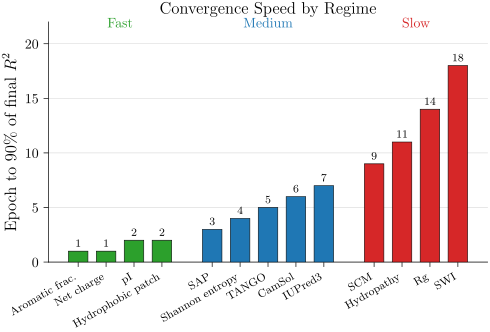

The script that drew this image:
# P05_v2: same data as v1, but a grouped-bar arrangement by regime
# Differs from v1: groups by fast/medium/slow rather than sorting numerically
# Visualizes: F1 additional observation
# DATA: inline from content_masterarbeit.md
import sys
from pathlib import Path
sys.path.insert(0, str(Path(__file__).parent.parent))
from plot_utils import figsize
import matplotlib.pyplot as plt
import numpy as np

data = {
    "fast": [("Aromatic frac.", 1), ("Net charge", 1), ("pI", 2), ("Hydrophobic patch", 2)],
    "medium": [("SAP", 3), ("Shannon entropy", 4), ("TANGO", 5), ("CamSol", 6), ("IUPred3", 7)],
    "slow": [("SCM", 9), ("Hydropathy", 11), ("Rg", 14), ("SWI", 18)],
}
COLORS = {"fast": "#2ca02c", "medium": "#1f77b4", "slow": "#d62728"}

fig, ax = plt.subplots(figsize=figsize(0.9, ratio=0.55))
x_off = 0
xticks = []
labels = []
group_xc = []
for reg, items in data.items():
    xs = np.arange(len(items)) + x_off
    vals = [v for _, v in items]
    ax.bar(xs, vals, color=COLORS[reg], edgecolor="black", lw=0.4, zorder=3, width=0.7)
    for x, v in zip(xs, vals):
        ax.text(x, v + 0.4, str(v), ha="center", fontsize=8)
    xticks.extend(xs.tolist())
    labels.extend([n for n, _ in items])
    group_xc.append(xs.mean())
    x_off += len(items) + 0.8

ax.set_xticks(xticks)
ax.set_xticklabels(labels, rotation=30, ha="right", fontsize=8.5)
ax.set_ylabel("Epoch to $90\\%$ of final $R^2$")
ax.set_title("Convergence Speed by Regime")
ax.set_ylim(0, 22)

# regime headers
for x, name in zip(group_xc, list(data.keys())):
    ax.text(x, 21.5, name.title(), ha="center", fontsize=10, color=COLORS[name])

ax.spines[["top", "right"]].set_visible(False)
ax.grid(True, linewidth=0.4, alpha=0.5, zorder=0, axis="y")
fig.savefig(Path(__file__).with_suffix(".pdf"))
